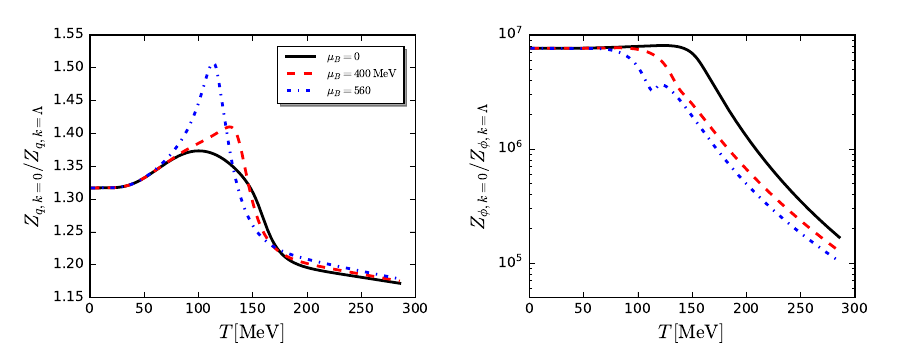

Write the Python code that produced this figure.
#!/usr/bin/env python
# -*- coding: utf-8 -*-
# sphinx_gallery_thumbnail_number = 3

import matplotlib.pyplot as plt
import numpy as np
from matplotlib.ticker import NullFormatter  # useful for `logit` scale
import matplotlib.ticker as ticker
import matplotlib as mpl

mpl.style.use('classic')


# Data for plotting

T=np.loadtxt('muB-Tto300/muB0/TMeV.dat')

Zpsi_muB0=np.loadtxt('muB-Tto300/muB0/Zpsi.dat')
Zphi_muB0=np.loadtxt('muB-Tto300/muB0/Zphi.dat')

Zpsi_muB400=np.loadtxt('muB-Tto300/muB420/Zpsi.dat')
Zphi_muB400=np.loadtxt('muB-Tto300/muB420/Zphi.dat')

Zpsi_muB560=np.loadtxt('muB-Tto300/muB589/Zpsi.dat')
Zphi_muB560=np.loadtxt('muB-Tto300/muB589/Zphi.dat')

Unit_Nf2p1=0.951599

# Create figure
fig=plt.figure(figsize=(9., 3.5))
ax1=fig.add_subplot(121)

ax1.plot(T*Unit_Nf2p1,Zpsi_muB0,'k-',linewidth=2,markersize=5,label=r'$\mu_B=0$')
ax1.plot(T*Unit_Nf2p1,Zpsi_muB400,'r--',linewidth=2,markersize=5,label=r'$\mu_B=400\,\mathrm{MeV}$')
ax1.plot(T*Unit_Nf2p1,Zpsi_muB560,'b-.',linewidth=2,markersize=5,label=r'$\mu_B=560$')
#ax1.axis([0,300,1.1,1.5])
#ax1.set_xscale('log')

ax1.set_xlabel('$T\,[\mathrm{MeV}]$', fontsize=14, color='black')
ax1.set_ylabel(r'$Z_{q,k=0}/Z_{q,k=\Lambda}$', fontsize=14, color='black')

ax1.legend(loc=0,fontsize='x-small',frameon=True,shadow=True,handlelength=3.,borderpad=0.5,borderaxespad=1)

for label in ax1.xaxis.get_ticklabels():
    label.set_fontsize(10)
for label in ax1.yaxis.get_ticklabels():
    label.set_fontsize(10)


# Plot two
ax2=fig.add_subplot(122)

ax2.plot(T*Unit_Nf2p1,Zphi_muB0,'k-',linewidth=2,markersize=5,label=r'$\mu_B=0$')
ax2.plot(T*Unit_Nf2p1,Zphi_muB400,'r--',linewidth=2,markersize=5,label=r'$\mu_B=400\,\mathrm{MeV}$')
ax2.plot(T*Unit_Nf2p1,Zphi_muB560,'b-.',linewidth=2,markersize=5,label=r'$\mu_B=560$')
ax2.axis([0,300,5*10**4,10**7])
ax2.set_yscale('log')

ax2.set_xlabel('$T\,[\mathrm{MeV}]$', fontsize=14, color='black')
ax2.set_ylabel(r'$Z_{\phi,k=0}/Z_{\phi,k=\Lambda}$', fontsize=14, color='black')

#ax2.legend(loc=0,fontsize='x-small',frameon=True,shadow=True,handlelength=3.,borderpad=0.5,borderaxespad=1)

for label in ax2.xaxis.get_ticklabels():
    label.set_fontsize(10)
for label in ax2.yaxis.get_ticklabels():
    label.set_fontsize(10)

#for ax in fig.axes:
#    ax.grid(True)

# Format the minor tick labels of the y-axis into empty strings with
# `NullFormatter`, to avoid cumbering the axis with too many labels.
#plt.gca().yaxis.set_minor_formatter(NullFormatter())
# Adjust the subplot layout, because the logit one may take more space
# than usual, due to y-tick labels like "1 - 10^{-3}"
fig.subplots_adjust(top=0.9, bottom=0.15, left=0.10, right=0.95, hspace=0.35,
                    wspace=0.35)


fig.savefig("Zpsi.pdf")

#plt.show()
